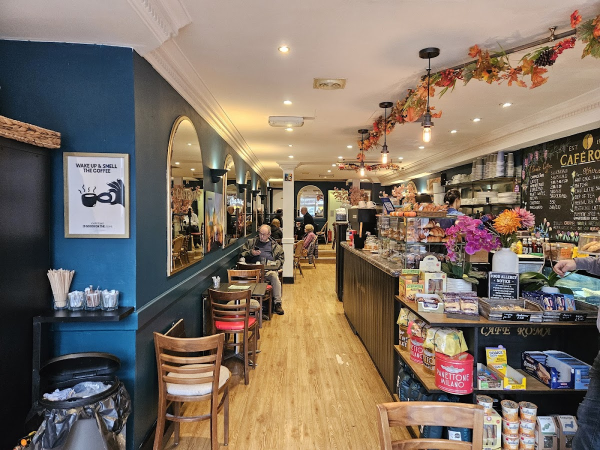
#> input picture images/interior.jpg, 1200 x 900 px (shown at 1/2 size)
$ python grade.py
#> lines starting #> are read from the running program, lines starting #| are printed output that depends on the picture
"""Cafe Roma photo grade: "Golden Hour Trattoria".

One consistent look for the website photo set: warm gold highlights, a
faint teal lean in the shadows, a gentle film-style S-curve, vibrance
(low-saturation colours pushed more than already-rich ones), and a soft
vignette. Tuned to sit beside images/exterior.jpg, the sunny hero.

Run from anywhere:  python images/graded/grade.py
Reads the originals in images/ (never modified). Writes JPEGs here.
Requires Pillow + numpy.
"""
from __future__ import annotations

import io
import shutil
from pathlib import Path

import numpy as np
from PIL import Image, ImageFilter

HERE = Path(__file__).resolve().parent
IMG = HERE.parent
MAX_BYTES = 350_000  # decimal KB, the stricter reading of "under 350 KB"
LONG_SIDE = 1600

LUMA = np.array([0.299, 0.587, 0.114], dtype=np.float32)


# --------------------------------------------------------------------------
# Grade primitives (float32 RGB in 0..1, gamma space; good enough for web)
# --------------------------------------------------------------------------
def white_balance(x, gains):
    return x * np.asarray(gains, dtype=np.float32)


def tone_curve(x, lift=0.0, contrast=0.0, gamma=1.0):
    """Film-ish curve: blend toward a smoothstep S-curve, then lift blacks."""
    s = x * x * (3.0 - 2.0 * x)
    y = (1.0 - contrast) * x + contrast * s
    if gamma != 1.0:
        y = np.power(np.clip(y, 0, 1), 1.0 / gamma)
    return lift + (1.0 - lift) * y


def split_tone(x, shadow, highlight, amount):
    l = (x * LUMA).sum(axis=-1, keepdims=True)
    ws = (1.0 - l) ** 2
    wh = l ** 2
    return x + amount * (ws * np.asarray(shadow, np.float32)
                         + wh * np.asarray(highlight, np.float32))


def vibrance(x, amount, saturation=0.0):
    l = (x * LUMA).sum(axis=-1, keepdims=True)
    sat = x.max(axis=-1, keepdims=True) - x.min(axis=-1, keepdims=True)
    k = 1.0 + saturation + amount * (1.0 - sat)
    return l + (x - l) * k


def vignette(x, strength=0.12, start=0.55, end=1.25):
    h, w = x.shape[:2]
    yy, xx = np.mgrid[0:h, 0:w].astype(np.float32)
    r = np.sqrt(((xx - w / 2) / (w / 2)) ** 2 + ((yy - h / 2) / (h / 2)) ** 2)
    t = np.clip((r - start) / (end - start), 0, 1)
    t = t * t * (3 - 2 * t)
    return x * (1.0 - strength * t)[..., None]


BASE = dict(
    wb=(1.025, 1.0, 0.965),          # a touch of warmth
    lift=0.012,                      # blacks not crushed
    contrast=0.28,                   # gentle S
    gamma=1.0,
    shadow=(-0.030, 0.004, 0.040),   # teal lean in the shadows
    highlight=(0.040, 0.020, -0.028),  # gold in the highlights
    split=0.9,
    vibrance=0.22,
    saturation=0.03,
    vignette=0.11,
)


def grade(im: Image.Image, **over) -> Image.Image:
    p = {**BASE, **over}
    x = np.asarray(im.convert("RGB"), dtype=np.float32) / 255.0
    x = white_balance(x, p["wb"])
    x = tone_curve(np.clip(x, 0, 1), p["lift"], p["contrast"], p["gamma"])
    x = split_tone(x, p["shadow"], p["highlight"], p["split"])
    x = vibrance(x, p["vibrance"], p["saturation"])
    x = vignette(np.clip(x, 0, 1), p["vignette"])
    x = np.clip(x, 0, 1) * 255.0 + 0.5
    return Image.fromarray(x.astype(np.uint8), "RGB")


# --------------------------------------------------------------------------
# Output pipeline
# --------------------------------------------------------------------------
def fit(im: Image.Image, long_side: int | None) -> Image.Image:
    """Downscale to long_side. Never upscale: a crop stays at native pixels."""
    w, h = im.size
    if long_side is None or max(w, h) <= long_side:
        return im
    s = long_side / max(w, h)
    return im.resize((round(w * s), round(h * s)), Image.Resampling.LANCZOS)


def save_jpeg(im: Image.Image, path: Path, sharpen: int = 55) -> tuple[int, str]:
    """Highest quality that fits MAX_BYTES: 4:2:2 chroma first, then 4:2:0."""
    if sharpen:
        im = im.filter(ImageFilter.UnsharpMask(radius=1.0, percent=sharpen, threshold=2))
    attempts = [(1, q) for q in range(90, 77, -2)] + \
               [(2, q) for q in range(86, 59, -2)]
    for sub, q in attempts:
        buf = io.BytesIO()
        im.save(buf, "JPEG", quality=q, optimize=True, progressive=True,
                subsampling=sub)
        if buf.tell() <= MAX_BYTES:
            break
    else:
        raise SystemExit(f"{path.name}: cannot fit under {MAX_BYTES} bytes")
    path.write_bytes(buf.getvalue())
    return buf.tell(), f"q{q} 4:2:{'2' if sub == 1 else '0'}"


# (name, source, crop box in source pixels or None, grade overrides, output)
# output keys: long (max long side, default LONG_SIDE), sharpen (unsharp %),
# preblur (gaussian radius before downscale, tames dense detail for size)
JOBS = [
    # Real Cafe Roma interior. Crop drops the bin and bin bag (bottom-left)
    # and the stranger's arm entering at the right edge.
    ("interior.jpg", IMG / "interior.jpg", (275, 30, 1128, 900), {}, {}),
    # Detail crops from the same real photo, at native pixels.
    ("interior-mirrors.jpg", IMG / "interior.jpg", (285, 60, 905, 570), {}, {}),
    ("interior-counter.jpg", IMG / "interior.jpg", (655, 280, 1112, 745), {}, {}),
    ("interior-lights.jpg", IMG / "interior.jpg", (620, 40, 1200, 350),
     dict(vignette=0.14), {}),
    # Stock photos already live on the site. Warmed to match the room.
    ("coffee.jpg", IMG / "coffee.jpg", None,
     dict(wb=(1.03, 1.0, 0.955), vignette=0.16, contrast=0.24), {}),
    # High-key white background: keep the vignette faint so the corners
    # stay white, not grey.
    ("pastries.jpg", IMG / "pastries.jpg", None,
     dict(wb=(1.012, 1.0, 0.975), vignette=0.05, contrast=0.22, gamma=1.03,
          highlight=(0.02, 0.01, -0.012), split=0.6, lift=0.0), {}),
    # Real, owner-uploaded shopfront. Tight crop on the blue frontage,
    # lemon trees and pavement tables; neighbours' signage dropped.
    # Very dense detail: 1300px + light pre-blur is what fits 350 KB at q78.
    ("exterior-front.jpg", IMG / "google" / "owner" / "exterior-1.jpg",
     (350, 40, 2160, 1807),
     dict(vibrance=0.18, saturation=0.0, vignette=0.09,
          shadow=(-0.02, 0.004, 0.03)),
     dict(long=1300, preblur=0.6, sharpen=35)),
]


def keep_original(name: str) -> None:
    src = IMG / f"{name}.jpg"
    dst = IMG / f"{name}-original.jpg"
    if src.exists() and not dst.exists():
        shutil.copy2(src, dst)


def main() -> None:
    for n in ("interior", "coffee", "pastries"):
        keep_original(n)
    for name, src, box, over, out in JOBS:
        im = Image.open(src)
#> im is the input picture: PIL image 1200x900 RGB; mean R, G, B 127, 112.8, 99.8
        if box:
            im = im.crop(box)
#> im: PIL image 853x870 RGB
        im = grade(im, **over)
#> in split_tone, `l = (x * LUMA).sum(axis=-1, keepdims=True)`:
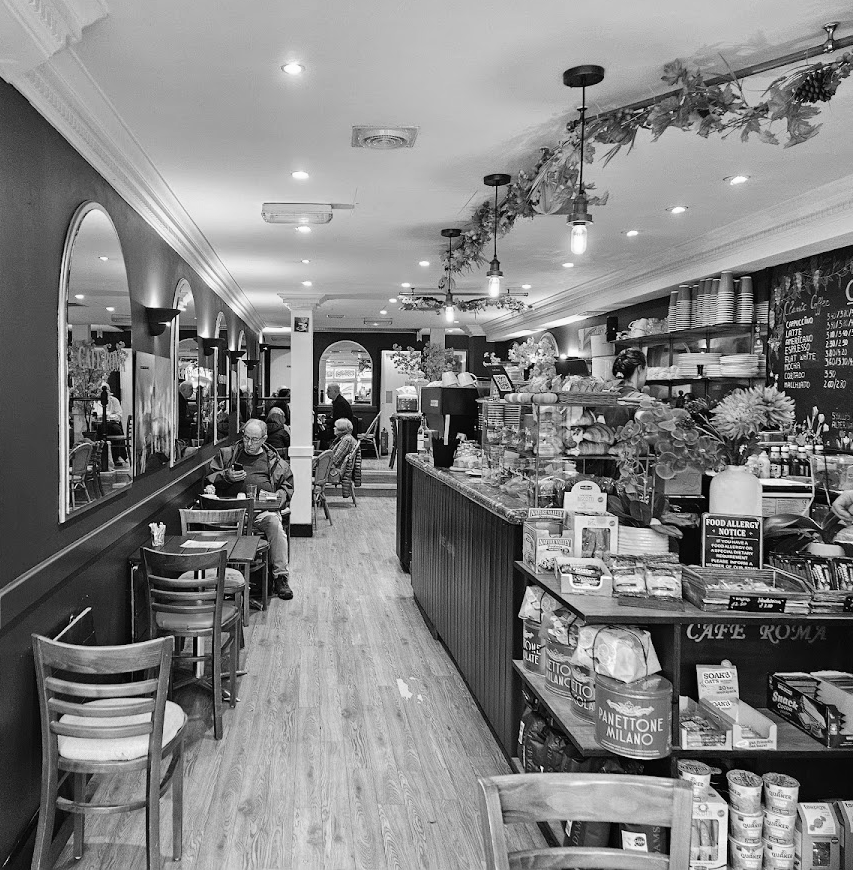
#> l: shape (870, 853, 1) float32; min 0.012, max 0.997, mean 0.509
#> in split_tone, `ws = (1.0 - l) ** 2`:
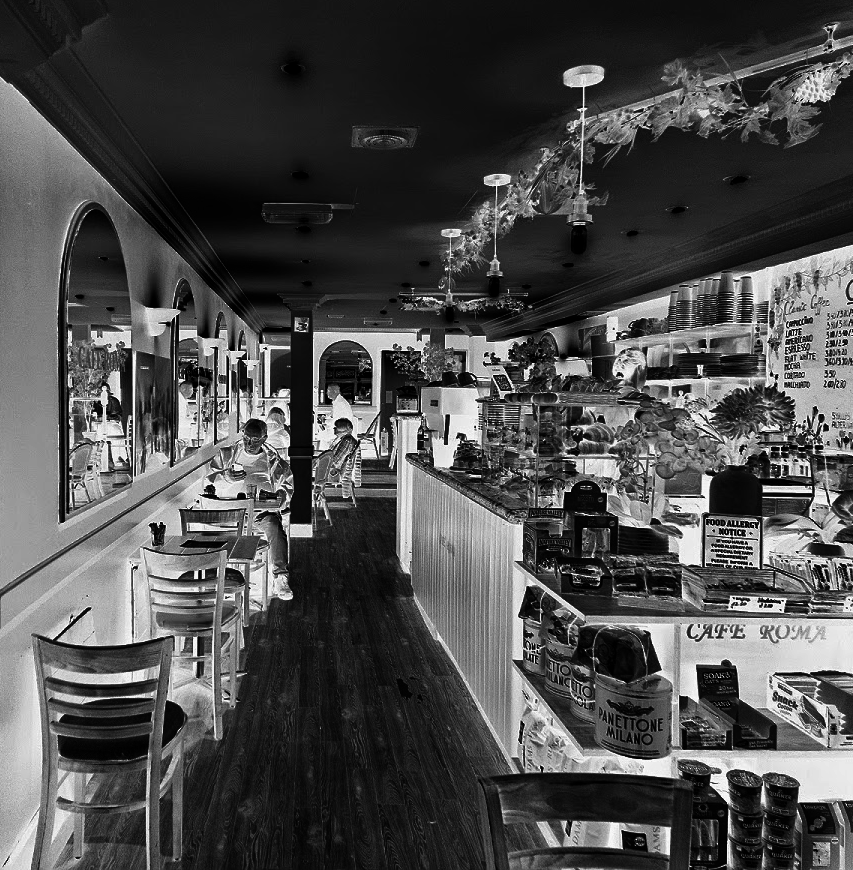
#> ws: shape (870, 853, 1) float32; min 8.71e-06, max 0.976, mean 0.3
#> in split_tone, `wh = l ** 2`:
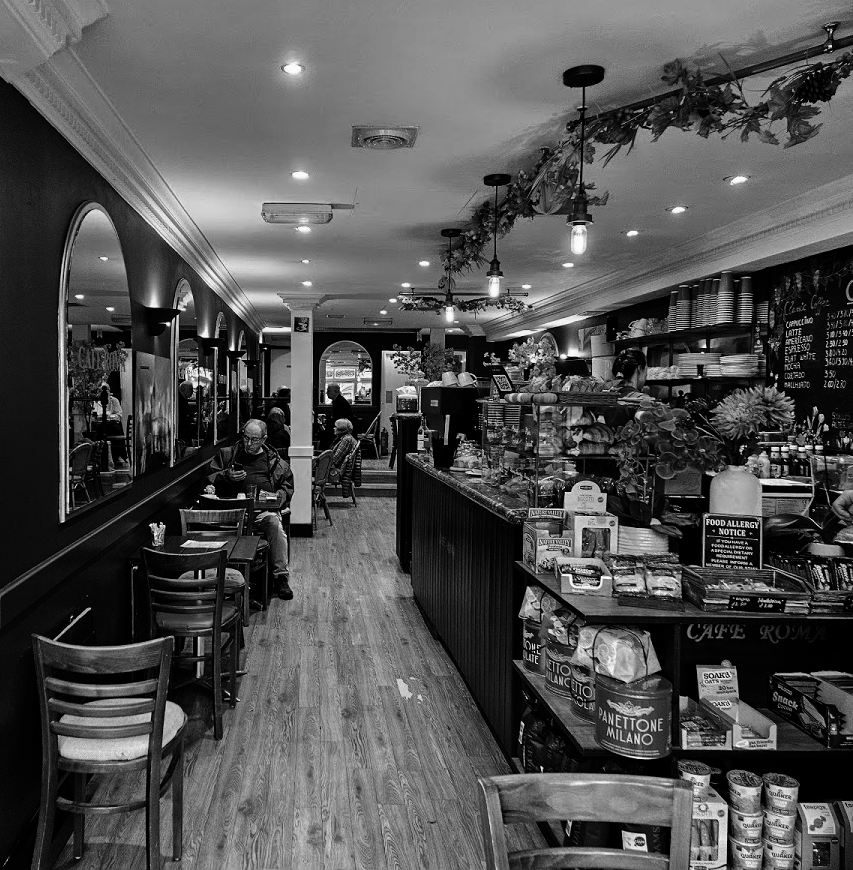
#> wh: shape (870, 853, 1) float32; min 0.000144, max 0.994, mean 0.319
#> in vibrance, `sat = x.max(axis=-1, keepdims=True) - x.min(axis=-1, keepdims=True)`:
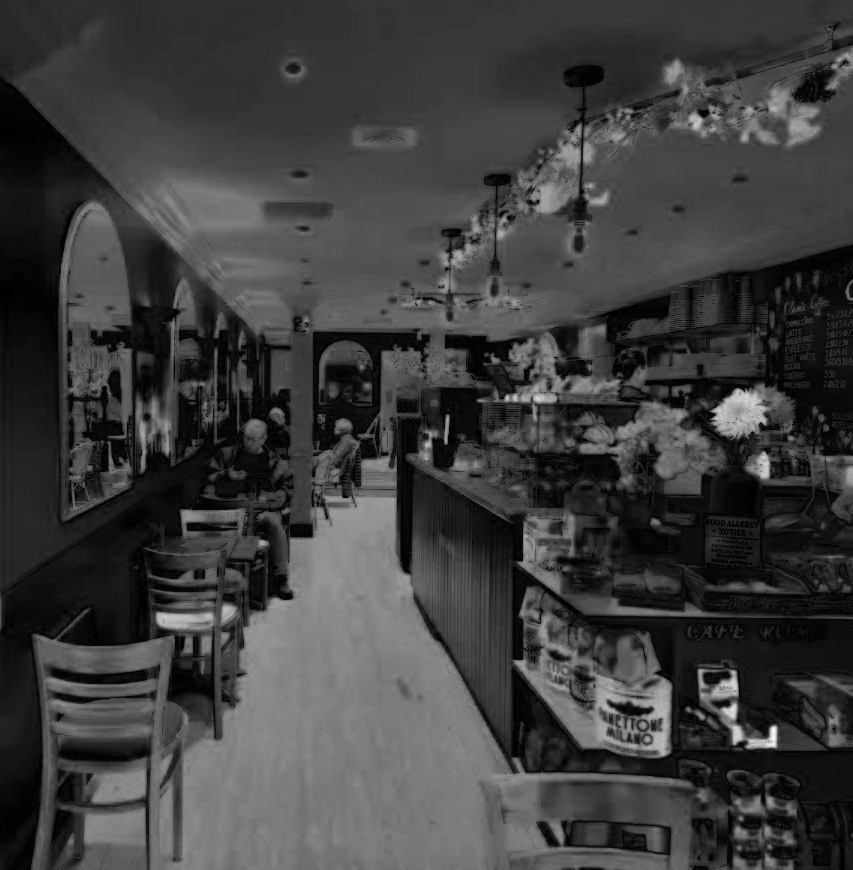
#> sat: shape (870, 853, 1) float32; min 0.000146, max 0.999, mean 0.246
#> in vibrance, `k = 1.0 + saturation + amount * (1.0 - sat)`:
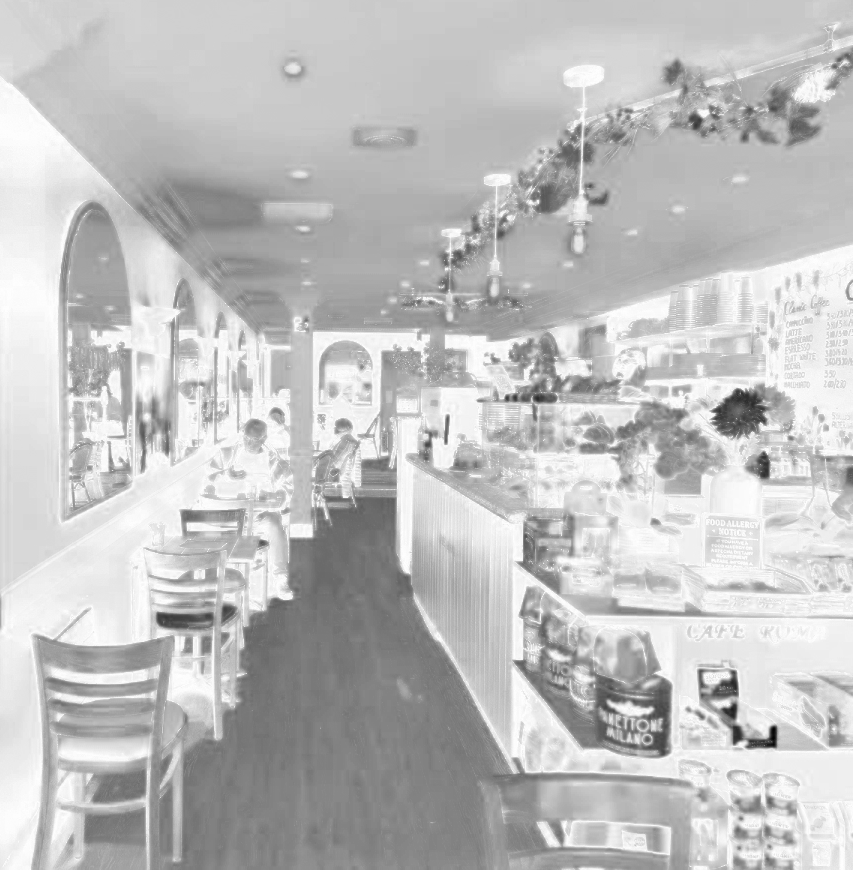
#> k: shape (870, 853, 1) float32; min 1.03, max 1.25, mean 1.2; drawn with min black and max white
#> in vignette, `return x * (1.0 - strength * t)[..., None]`:
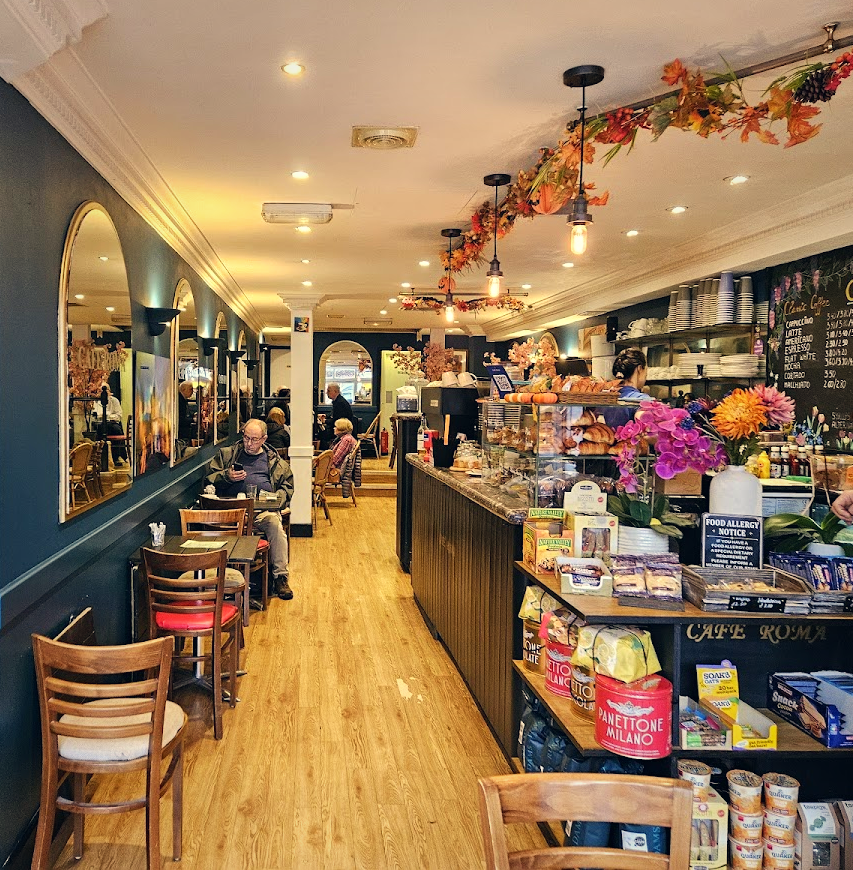
#> returned value: shape (870, 853, 3) float32; mean of channels 0, 1, 2 0.592, 0.473, 0.344; drawn as R, G, B
        if out.get("preblur"):
            im = im.filter(ImageFilter.GaussianBlur(out["preblur"]))
        im = fit(im, out.get("long", LONG_SIDE))
        size, enc = save_jpeg(im, HERE / name, out.get("sharpen", 55))
#> size = 336810; enc = 'q90 4:2:2'
        print(f"{name:22s} {im.size[0]}x{im.size[1]:<5d} {size/1024:6.1f} KB  {enc}")
#| interior.jpg           853x870    328.9 KB  q90 4:2:2


if __name__ == "__main__":
#> (the run stopped early here; a loop or call above may not have finished)
